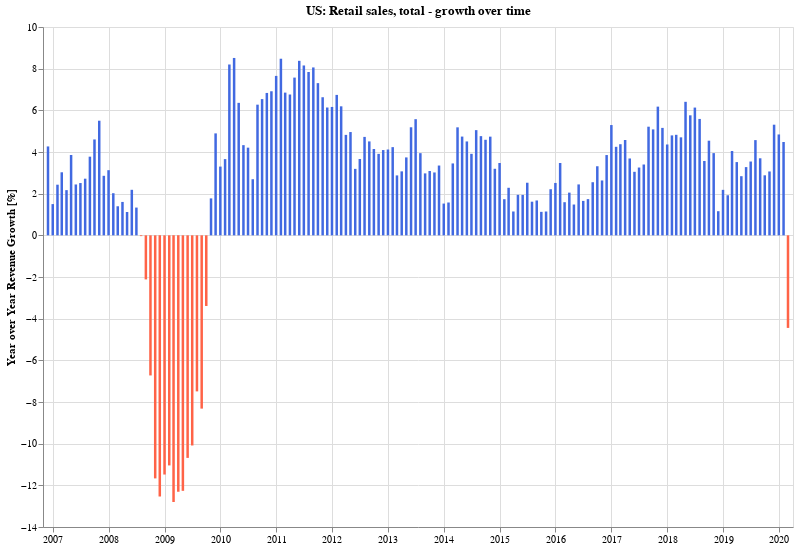

Source (notebook cell):
### Markdown cell above
### What is the *growth* trend for retail sales revenue?

### Code cell
doYoYChartFor('Retail sales, total', df_combined)

### Figure 1 — Vega-Lite specification as saved in the notebook (floating-point values rounded to 4 significant figures; data arrays with more than 128 entries replaced by an {"elided": "..."} marker saying what was removed)
{"config": {"view": {"continuousWidth": 400, "continuousHeight": 300}}, "data": {"name": "data-438f137be2a7487108eb3554f364cad3"}, "mark": {"type": "bar", "size": 2.5}, "encoding": {"color": {"condition": {"value": "tomato", "test": "datum['Retail sales, total'] < 0"}, "value": "royalblue"}, "tooltip": [{"type": "temporal", "field": "dt"}, {"type": "quantitative", "field": "Retail sales, total", "format": ",.02f", "title": "YoY Change [%]"}], "x": {"type": "temporal", "axis": {"title": ""}, "field": "dt"}, "y": {"type": "quantitative", "axis": {"title": "Year over Year Revenue Growth [%]"}, "field": "Retail sales, total"}}, "height": 500, "title": "US: Retail sales, total - growth over time", "width": 750, "$schema": "https://vega.github.io/schema/vega-lite/v4.0.2.json", "datasets": {"data-438f137be2a7487108eb3554f364cad3": {"elided": "160 records"}}}
